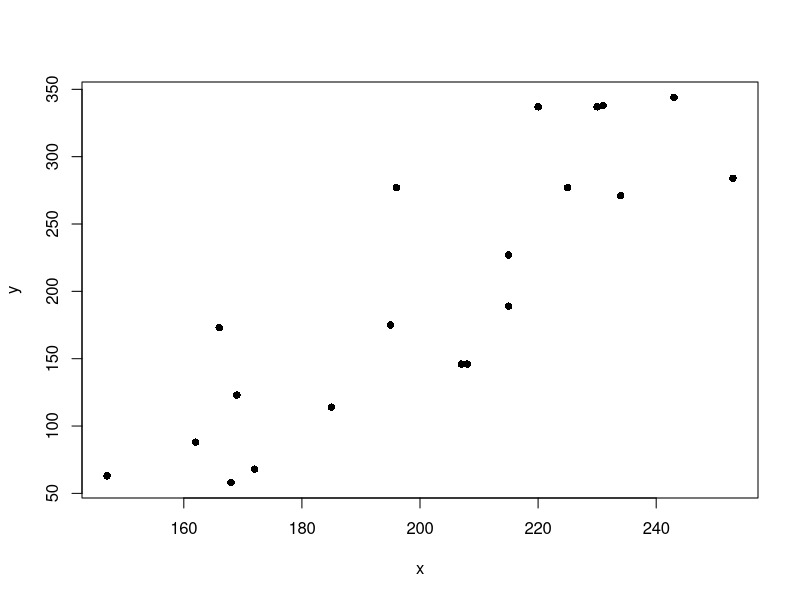
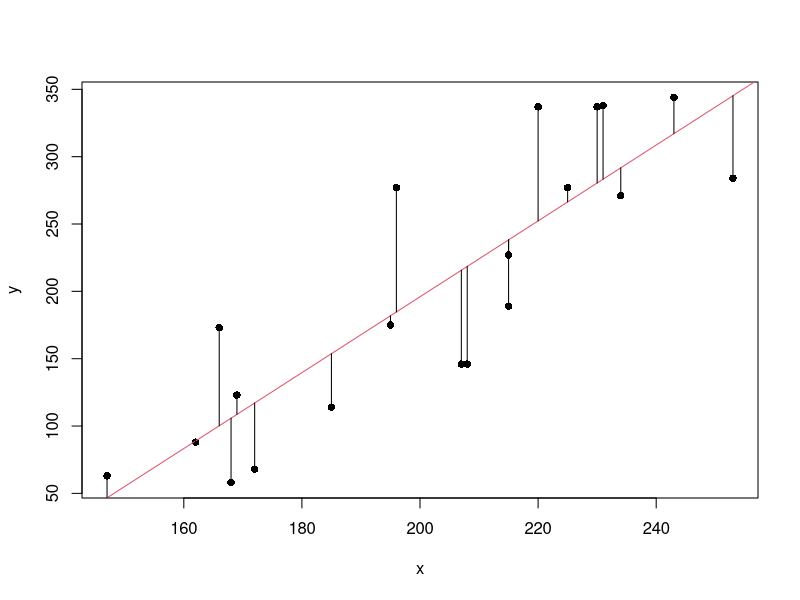
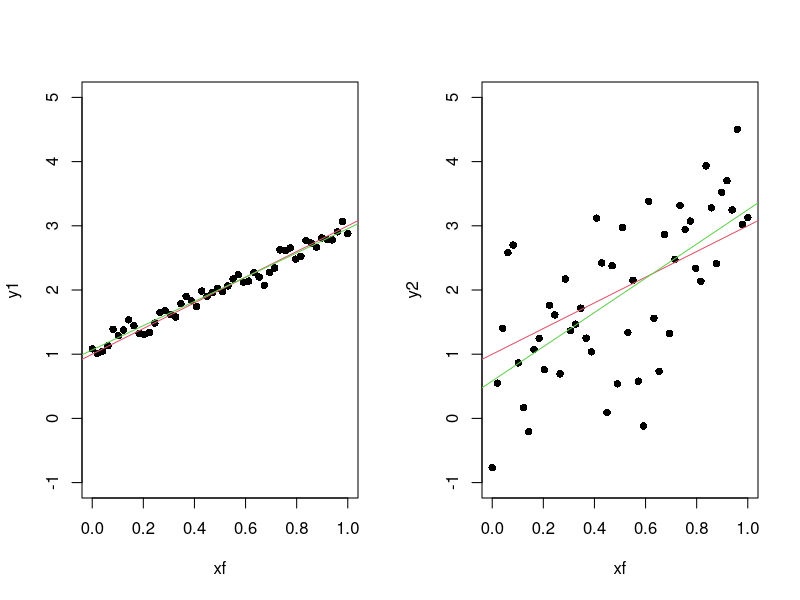
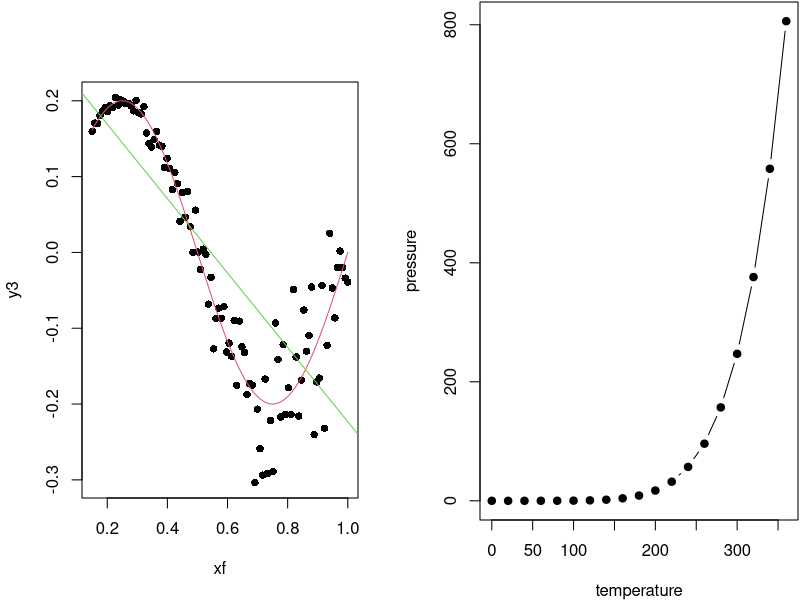

Write the R code that produced these figures, in order.
## ---- chunk 1

# Production time
y <- c(175, 189, 344, 88, 114, 338, 271, 173, 284, 277, 337, 58, 146, 277, 123, 227, 63, 337, 146, 68)

# Number of units in the order
x <- c(195, 215, 243, 162, 185, 231, 234, 166, 253, 196, 220, 168, 207, 225, 169, 215, 147, 230, 208, 172)

# Data scatterplot (pch = 16 for filled points)
plot(y ~ x, pch = 16)

## ---- chunk 2

# Fit a linear model y = beta0 + beta1 * x
reg <- lm(y ~ x)

# The result is a list with several objects
names(reg)

# The fitted coefficients beta0 (intercept) and beta1 (slope)
reg$coefficients

# The regression line with the minimized distances
plot(y ~ x, pch = 16)
abline(reg, col = 2)
segments(x0 = x, y0 = y, x1 = x, y1 = reg$fitted.values)

## ---- chunk 3

# Create the design matrix
X <- cbind(1, x)

# The analytical solution
betahat <- solve(t(X) %*% X) %*% t(X) %*% y
betahat

# Minimal RSS
sum((y - X %*% betahat)^2)
## ---- chunk 4

# # Define input
# inputPanel(
#   
#   sliderInput("beta0", label = "Intercept:",
#               min = -500, max = 300, value = reg$coefficients[1] + 600, step = 5),
#   sliderInput("beta1", label = "Slope:",
#               min = -3, max = 8, value = 0, step = 0.01)
#   
# )
# 
# # Create plot
# renderPlot({
#   plot(y ~ x, main = paste("RSS:", round(sum((input$beta0 + input$beta1 * x - y)^2), 1)), pch = 16, xlim = c(100, 300), ylim = c(0, 400))
#   abline(a = input$beta0, b = input$beta1, col = 2)
#   segments(x0 = x, y0 = y, x1 = x, y1 = input$beta0 + input$beta1 * x)
# })
  
## ---- chunk 5
# 
#  ### Define a line
#   data_line <- data.frame(
#     x_rng = c(0, 1), 
#     y_rng = c(reg$coefficients[1], reg$coefficients[1] + reg$coefficients[2])
#   )     
#   
# p <- ggvis(data.frame("x" = x, "y" = y), x = ~x, y = ~y)
# layer_points(p) %>%
# layer_model_predictions(model = "lm", stroke := "red") %>%
#     layer_paths(x = ~x_rng, y = ~y_rng, stroke := "blue", data = data_line) %>% 
#   scale_numeric("x", domain = c(140, 270), nice = FALSE, clamp = TRUE) %>% 
#   scale_numeric("y", domain = c(0, 400), nice = FALSE, clamp = TRUE)
# 
## ---- chunk 6

# Summary of the fit
summary(reg)

## ---- chunk 7

# Point in which we want a prediction for y
newx <- data.frame(x = 200)

# Prediction with 95% confidence interval
predict(reg, newdata = newx, interval = "prediction", level = 0.95)

# The same prediction
reg$coefficients %*% c(1, 200)

## ---- chunk 8

# Fixed design
xf <- seq(0, 1, l = 50)

# Errors with different variance
set.seed(123456)
eps1 <- rnorm(50, sd = 0.1)
eps2 <- rnorm(50, sd = 1)

# Responses generated following a linear model
y1 <- 1 + 2 * xf + eps1
y2 <- 1 + 2 * xf + eps2

# Fits
reg1 <- lm(y1 ~ xf)
reg2 <- lm(y2 ~ xf)

# R^2 depends on the 
summary(reg1)
summary(reg2)

# Plot
par(mfrow = c(1, 2))
plot(y1 ~ xf, pch = 16, ylim = c(-1, 5))
abline(a = 1, b = 2, col = 2)
abline(a = reg1$coefficients[1], b = reg1$coefficients[2], col = 3)
plot(y2 ~ xf, pch = 16, ylim = c(-1, 5))
abline(a = 1, b = 2, col = 2)
abline(a = reg2$coefficients[1], b = reg2$coefficients[2], col = 3)

## ---- chunk 9

# Create data that: 
# 1) does NOT follow a linear model
# 2) the error is heteroskedastic
xf <- seq(0.15, 1, l = 100)
y3 <- 0.2 * sin(2 * pi * xf) + rnorm(n = 100, sd = 0.1 * xf^2)

# Great R^2!?
reg3 <- lm(y3 ~ xf)
summary(reg3)

# But predicting is obviously problematic
plot(y3 ~ xf, pch = 16)
lines(0.2 * sin(2 * pi * xf) ~ xf, col = 2)
abline(reg3, col = 3)

## ---- chunk 10
par(mar = c(4, 4, .1, .1))
plot(pressure, type = 'b', pch = 19)
## ---- chunk 11
knitr::kable(
  head(iris, 20), caption = 'Here is a nice table!',
  booktabs = TRUE
)
## ---- chunk 12
# automatically create a bib database for R packages
knitr::write_bib(c(
  .packages(), 'bookdown', 'knitr', 'rmarkdown'
), 'packages.bib')
